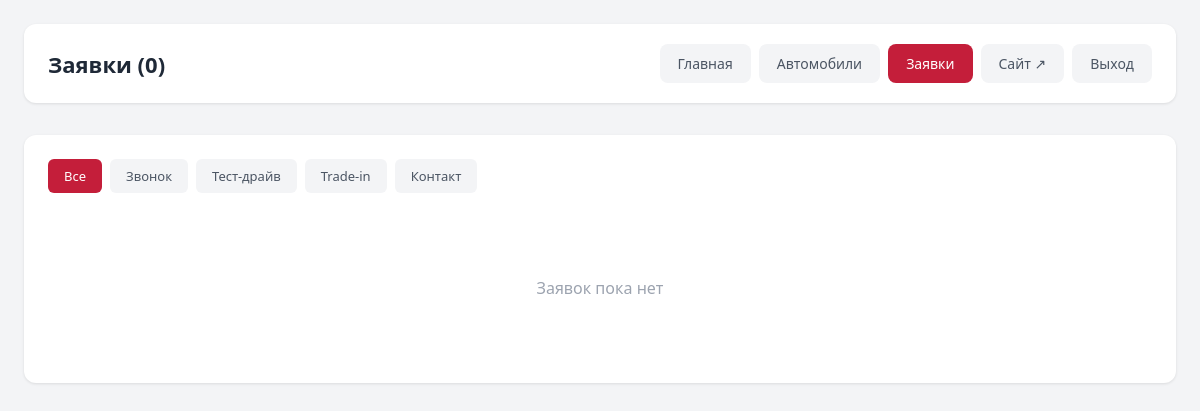
The app's page /public_html/admin/leads.php (signed in), older data.
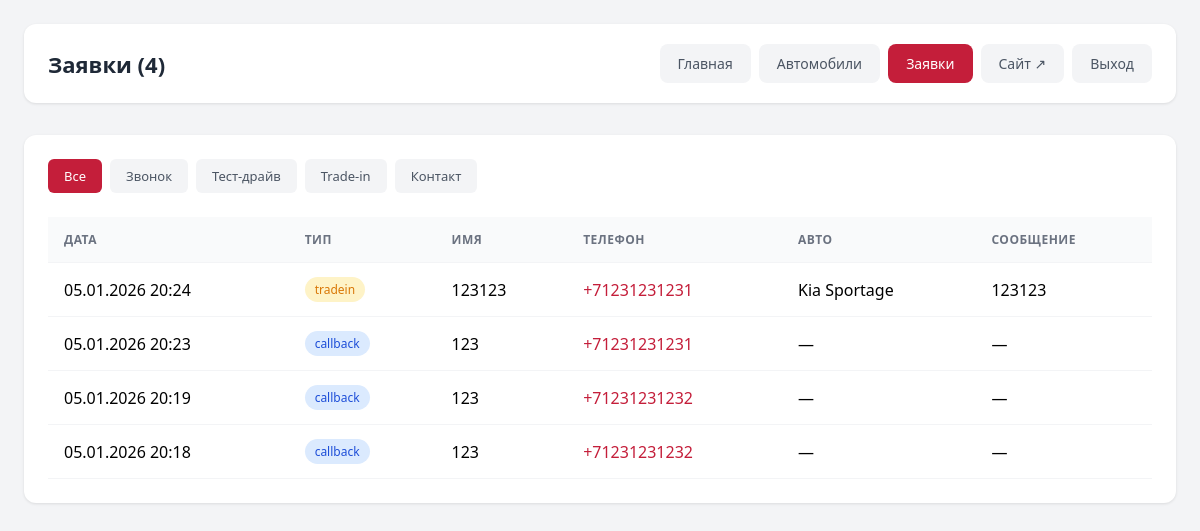
The same page, newer data.
### tables this page shows
CREATE TABLE leads (
                id INTEGER PRIMARY KEY AUTOINCREMENT,
                name TEXT NOT NULL,
                phone TEXT NOT NULL,
                car TEXT,
                message TEXT,
                type TEXT DEFAULT 'callback',
                created_at DATETIME DEFAULT CURRENT_TIMESTAMP
            );

### src/config/functions.php (called while the page is built, shortened)
<?php
function getDB(): PDO {
    static $pdo = null;
    if ($pdo === null) {
        $pdo = new PDO('sqlite:' . DB_PATH);
        $pdo->setAttribute(PDO::ATTR_ERRMODE, PDO::ERRMODE_EXCEPTION);
        $pdo->setAttribute(PDO::ATTR_DEFAULT_FETCH_MODE, PDO::FETCH_ASSOC);
    }
    return $pdo;
}
function getLeads(?string $type = null): array {
    $pdo = getDB();
    if ($type) {
        $stmt = $pdo->prepare("SELECT * FROM leads WHERE type = ? ORDER BY created_at DESC");
        $stmt->execute([$type]);
    } else {
        $stmt = $pdo->query("SELECT * FROM leads ORDER BY created_at DESC");
    }
    return $stmt->fetchAll();
}
function e(string $str): string {
    return htmlspecialchars($str, ENT_QUOTES, 'UTF-8');
}

### public_html/admin/leads.php (the view, shortened to what this page needs)
<?php
require_once __DIR__ . '/../../src/config/functions.php';
$filter = $_GET['filter'] ?? null;
$leads = getLeads($filter);
?>
<!DOCTYPE html>
<html lang="ru">
<head>
</head>
<body>
    <div class="admin">
        <div class="header">
            <h1>Заявки (<?= count($leads) ?>)</h1>
            <nav class="nav">
                <a href="/admin/">Главная</a>
                <a href="/admin/cars.php">Автомобили</a>
                <a href="/admin/leads.php" class="active">Заявки</a>
                <a href="/" target="_blank">Сайт ↗</a>
                <a href="/admin/?logout">Выход</a>
            </nav>
        </div>
        <div class="card">
            <div class="filters">
                <a href="/admin/leads.php" class="<?= !$filter ? 'active' : '' ?>">Все</a>
                <a href="?filter=callback" class="<?= $filter === 'callback' ? 'active' : '' ?>">Звонок</a>
                <a href="?filter=testdrive" class="<?= $filter === 'testdrive' ? 'active' : '' ?>">Тест-драйв</a>
                <a href="?filter=tradein" class="<?= $filter === 'tradein' ? 'active' : '' ?>">Trade-in</a>
                <a href="?filter=contact" class="<?= $filter === 'contact' ? 'active' : '' ?>">Контакт</a>
            </div>
            <?php if (empty($leads)): ?>
                <div class="empty">Заявок пока нет</div>
            <?php else: ?>
            <table>
                <thead><tr><th>Дата</th><th>Тип</th><th>Имя</th><th>Телефон</th><th>Авто</th><th>Сообщение</th></tr></thead>
                <tbody>
                    <?php foreach ($leads as $l):
                        $badges = [
                            'callback' => 'badge-callback',
                            'testdrive' => 'badge-testdrive',
                            'tradein' => 'badge-tradein',
                            'contact' => 'badge-contact',
                            'credit' => 'badge-credit'
                        ];
                        $badge = $badges[$l['type']] ?? 'badge-callback';
                    ?>
                    <tr>
                        <td><?= date('d.m.Y H:i', strtotime($l['created_at'])) ?></td>
                        <td><span class="badge <?= $badge ?>"><?= e($l['type']) ?></span></td>
                        <td><?= e($l['name']) ?></td>
                        <td><a href="tel:<?= e($l['phone']) ?>"><?= e($l['phone']) ?></a></td>
                        <td><?= e($l['car'] ?: '—') ?></td>
                        <td><?= e($l['message'] ?: '—') ?></td>
                    </tr>
                    <?php endforeach; ?>
                </tbody>
            </table>
            <?php endif; ?>
        </div>
    </div>
</body>
</html>

Row changes from the older to the newer data that the page shows:
added leads: created_at "05.01.2026 20:24", type "tradein", name "123123", phone "+71231231231", car "Kia Sportage", message "123123"
added leads: created_at "05.01.2026 20:23", type "callback", name "123", phone "+71231231231", car "—", message "—"
added leads: created_at "05.01.2026 20:19", type "callback", name "123", phone "+71231231232", car "—", message "—"
added leads: created_at "05.01.2026 20:18", type "callback", name "123", phone "+71231231232", car "—", message "—"
Text that changed along with them:
count($leads): "0" → "4"
text no longer shown: "Заявок пока нет"
text now shown: "ДАТА ТИП ИМЯ ТЕЛЕФОН АВТО СООБЩЕНИЕ"
